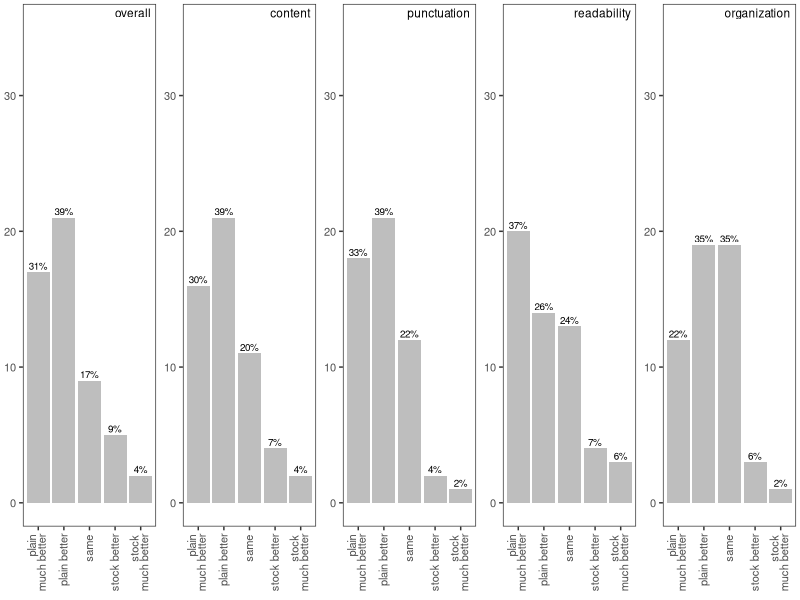
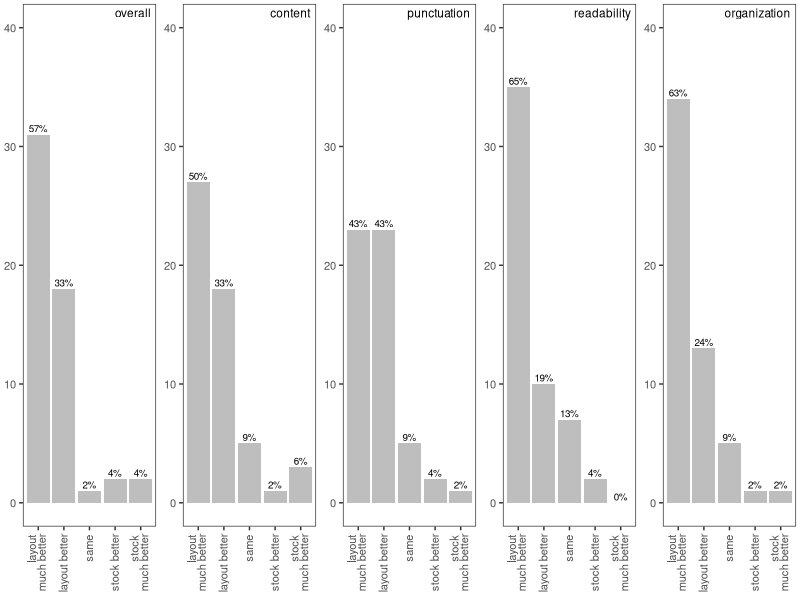
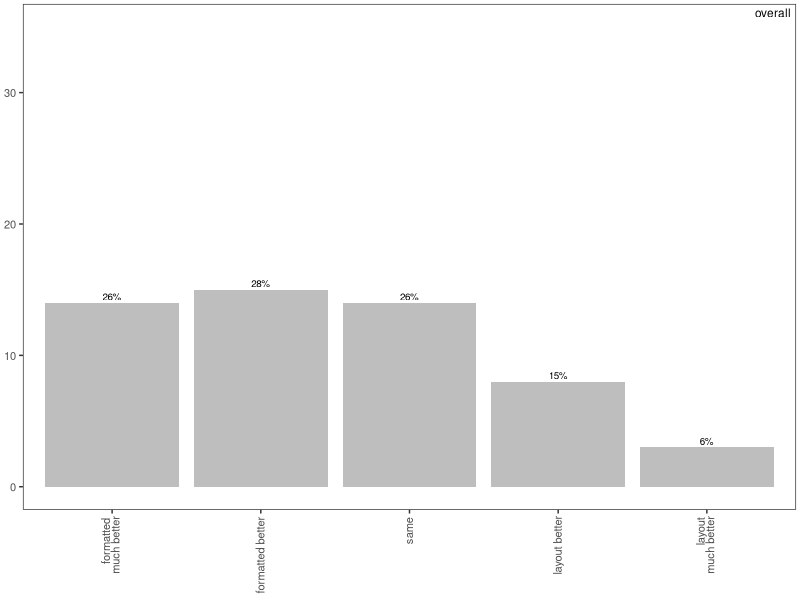
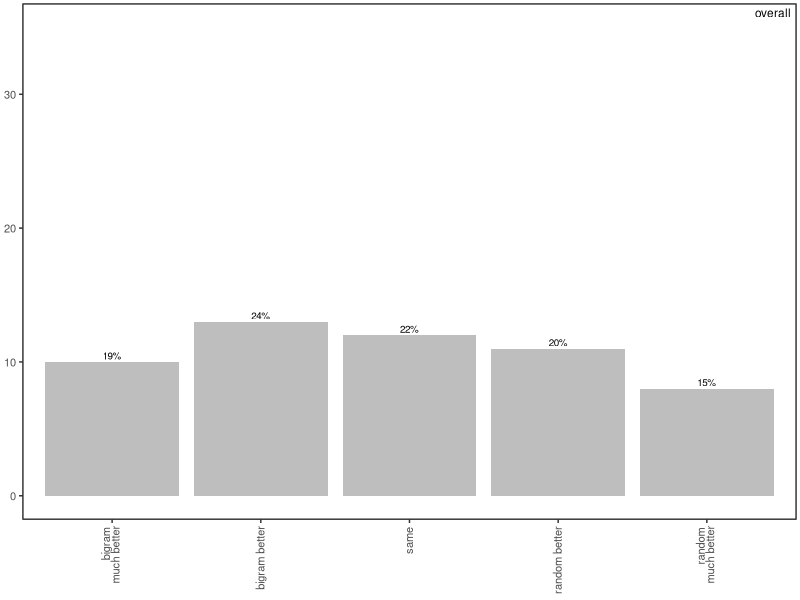

Generate these figures, in order, with R:
require(ggplot2)
require(gridExtra)

library(scales)

myHist <- function(dataTable, graphTitle, xLabelsFrom, xLabelsTo, maxY){
  dataTable$per <- sapply(dataTable$count, function(x) sprintf("%1.0f%%", round(x/54, 2) * 100))
  hist <- ggplot(dataTable, aes(y=dataTable$count, x=factor(dataTable$answer, levels=unique(as.character(dataTable$answer))))) +
         geom_bar(stat="identity", fill="grey") +
         geom_text(aes(label=dataTable$per, y=dataTable$count, x=factor(dataTable$answer, levels=unique(as.character(dataTable$answer)))), vjust=-0.3, size=2.5) +
         ylab("") + xlab("") +
         theme_bw() + theme(plot.title=element_text(size=8, vjust=-3),
                            plot.margin=unit(c(0.1,0.1,-0.4,-0.4), "cm"),
                            axis.text=element_text(size=8),
                            panel.grid.major = element_blank(),
                            panel.grid.minor = element_blank()) +
         theme(axis.text.x = element_text(size=8, angle=90, hjust=1.05, vjust=0.4, lineheight=0.72)) +
         ylim(0,maxY) +
         scale_x_discrete(breaks=xLabelsFrom, labels=xLabelsTo) +
         annotate("text",  x=Inf, y = Inf, label = graphTitle, size=3, hjust=1+(1.0/nchar(graphTitle)), vjust=1.5)
  return(hist)
}

#------------------------------------------------------------------------------
# Study 1
#------------------------------------------------------------------------------

table = read.csv(file="study1.csv", header=TRUE, sep=",")
attach(table)

#------------------------------------------------------------------------------

dataLabels = c("plain-much_better", "plain-better", "same", "stock-better", "stock-much_better")
printLabels = c("plain \n much better", "plain better", "same ", "stock better", "stock \n much better")

plot1 <- myHist(table[table$comparison=='plain_vs_stock' & table$factor=='overall',],
                "overall", dataLabels, printLabels, 35)
plot2 <- myHist(table[table$comparison=='plain_vs_stock' & table$factor=='content',],
                "content", dataLabels, printLabels, 35)
plot3 <- myHist(table[table$comparison=='plain_vs_stock' & table$factor=='punctuation',],
                "punctuation", dataLabels, printLabels, 35)
plot4 <- myHist(table[table$comparison=='plain_vs_stock' & table$factor=='readability',],
                "readability", dataLabels, printLabels, 35)
plot5 <- myHist(table[table$comparison=='plain_vs_stock' & table$factor=='organization',],
                "organization", dataLabels, printLabels, 35)

pdf("plain_vs_stock_hists.pdf", width=8, height=2)
grid.arrange(plot1, plot2, plot3, plot4, plot5, ncol=5, nrow=1)

#------------------------------------------------------------------------------

dataLabels = c("layout-much_better", "layout-better", "same", "stock-better", "stock-much_better")
printLabels = c("layout \n much better", "layout better", "same ", "stock better", "stock \n much better")

plot1 <- myHist(table[table$comparison=='layout_vs_stock' & table$factor=='overall',],
                "overall", dataLabels, printLabels, 40)
plot2 <- myHist(table[table$comparison=='layout_vs_stock' & table$factor=='content',],
                "content", dataLabels, printLabels, 40)
plot3 <- myHist(table[table$comparison=='layout_vs_stock' & table$factor=='punctuation',],
                "punctuation", dataLabels, printLabels, 40)
plot4 <- myHist(table[table$comparison=='layout_vs_stock' & table$factor=='readability',],
                "readability", dataLabels, printLabels, 40)
plot5 <- myHist(table[table$comparison=='layout_vs_stock' & table$factor=='organization',],
                "organization", dataLabels, printLabels, 40)

pdf("layout_vs_stock_hists.pdf", width=8, height=2)
grid.arrange(plot1, plot2, plot3, plot4, plot5, ncol=5, nrow=1)

#------------------------------------------------------------------------------

dataLabels = c("formatted-much_better", "formatted-better", "same", "layout-better", "layout-much_better")
printLabels = c("formatted \n much better", "formatted better", "same ", "layout better", "layout \n much better")

plot1 <- myHist(table[table$comparison=='layout_vs_formatted' & table$factor=='overall',],
                "overall", dataLabels, printLabels, 35)

pdf("layout_vs_formatted_hists.pdf", width=1.6, height=2)
grid.arrange(plot1, ncol=1, nrow=1)

#------------------------------------------------------------------------------
# Study 2
#------------------------------------------------------------------------------

table = read.csv(file="study2.csv", header=TRUE, sep=",")
attach(table)

table

dataLabels = c("bigram-much_better", "bigram-better", "same", "random-better", "random-much_better")
printLabels = c("bigram \n much better", "bigram better", "same ", "random better", "random \n much better")

table[table$comparison=='bigram_vs_random' & table$factor=='overall',]

plot1 <- myHist(table[table$comparison=='bigram_vs_random' & table$factor=='overall',],
                "overall", dataLabels, printLabels, 35)

pdf("bigram_vs_random_hists.pdf", width=1.6, height=2)
grid.arrange(plot1, ncol=1, nrow=1)

dev.off()
